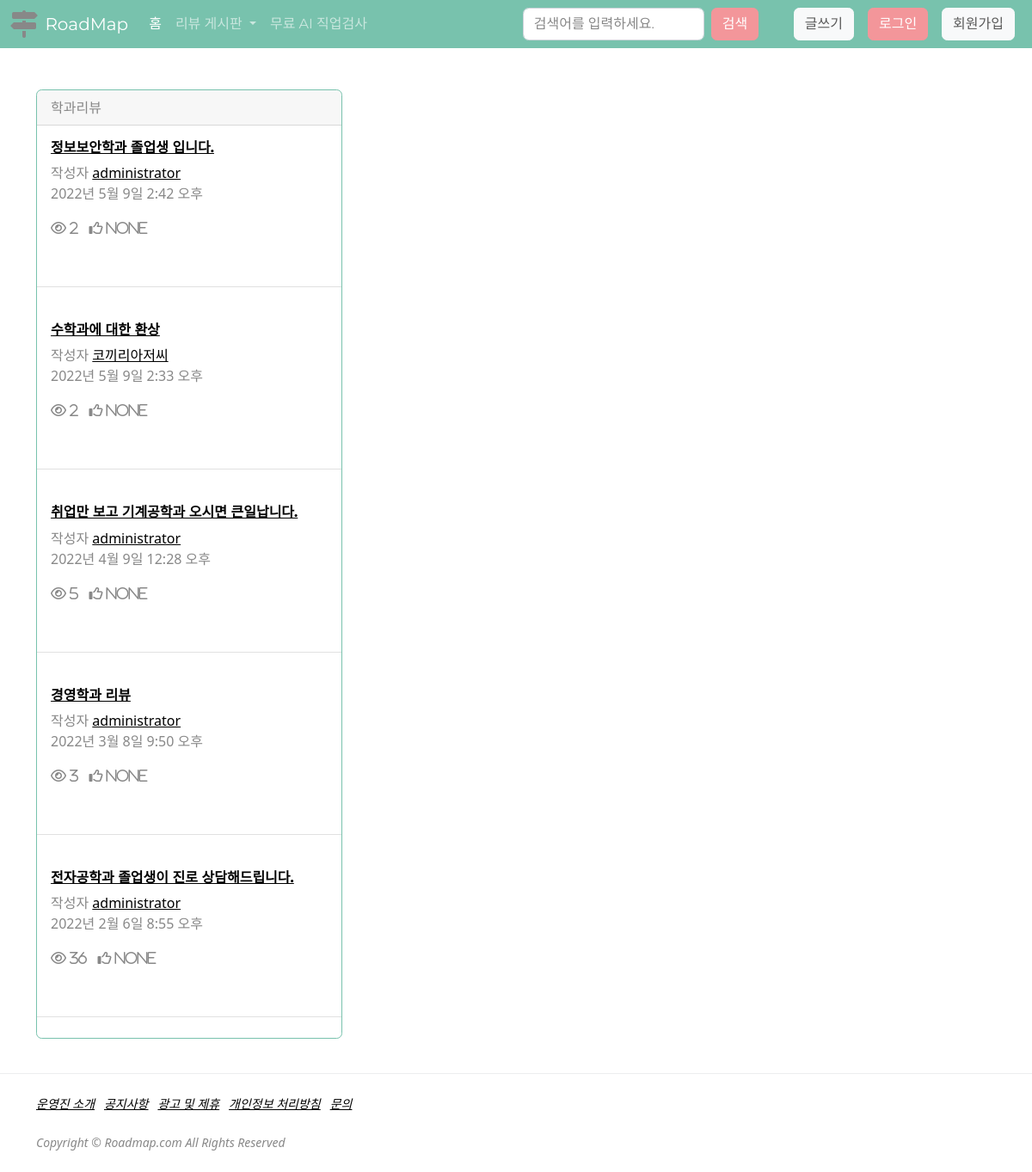
/board/major/, run on the app's committed database.
### board/models.py (models this page shows, shortened)
class Post(models.Model):
    title = models.CharField(max_length=200, verbose_name="제목")
    contents = models.TextField(verbose_name="내용")
    writer = models.ForeignKey(
        'user.BoardMember', on_delete=models.CASCADE, null=True, verbose_name="작성자")
    created_at = models.DateTimeField(
        auto_now_add=True, null=True, verbose_name="작성일")
    updated_at = models.DateTimeField(
        auto_now=True, null=True, verbose_name="최종수정일")
    view_count = models.PositiveIntegerField(default=0, verbose_name="조회수")
    like_count = models.IntegerField(null=True, verbose_name="좋아요수")
    name_choices = (('직업리뷰', '직업리뷰'), ('학과리뷰', '학과리뷰'))
    name = models.CharField(
        max_length=200, null=True, choices=name_choices, verbose_name="게시판명")
    class Meta:
        db_table = 'boards'
        verbose_name = '게시판'
        verbose_name_plural = '게시판'

### user/models.py (models this page shows)
class BoardMember(models.Model):
    username = models.CharField(max_length=100, verbose_name='유저ID')
    email = models.EmailField(max_length=100, verbose_name='유저메일')
    password = models.CharField(max_length=100, verbose_name='유저PW')
    created_at = models.DateTimeField(auto_now_add=True, verbose_name='가입날짜')
    updated_at = models.DateTimeField(auto_now=True, verbose_name='마지막수정일')
    def __str__(self):
        return self.username
    class Meta:
        db_table = 'boardmembers'
        verbose_name = '게시판멤버'
        verbose_name_plural = '게시판멤버'

### board/views.py (the view)
# urls.py: path('major/', views.major, name='major'),
def major(request):
    major_models = Post.objects.filter(name='학과리뷰').order_by('-id')
    return render(request, 'board.html', {'post': major_models, 'board_name': '학과'})

### board/templates/board.html (shortened to what this page needs)
{% extends "base.html" %}
{% block body %}
{% load static %}
<div class="container">
    <div class="row">
        <div class="col-sm-4">
            <div class="card border-primary mb-3" style="max-width: 25rem;">
                <div class="card-header">{{board_name}}리뷰</div>
                {% for board_detail in post %}
                <div class="card-body">
                    <a href="{% url 'board_detail' board_detail.pk %}">
                        <h6 class="card-title">{{board_detail.title}}</h6>
                    </a>
                    <p class="card-text">작성자
                        <a href="{% url 'board_detail' board_detail.pk %}">{{board_detail.writer}}</a><br>
                        {{board_detail.created_at}}
                    </p>
                    <p class="post-counter">
                        <i class="far fa-eye"> {{board_detail.view_count}}</i>
                        <i class="far fa-thumbs-up"> {{board_detail.like_count}}</i>
                </div>
                <hr class="my-4" />
                {% endfor %}
            </div>
        </div>
    </div>
</div>
{% endblock body %}

### data on the page
Post: title "정보보안학과 졸업생 입니다.", writer "administrator", created_at "2022년 5월 9일 2:42 오후", view_count "2", like_count "None"
Post: title "수학과에 대한 환상", writer "코끼리아저씨", created_at "2022년 5월 9일 2:33 오후", view_count "2", like_count "None"
Post: title "취업만 보고 기계공학과 오시면 큰일납니다.", writer "administrator", created_at "2022년 4월 9일 12:28 오후", view_count "5", like_count "None"
Post: title "경영학과 리뷰", writer "administrator", created_at "2022년 3월 8일 9:50 오후", view_count "3", like_count "None"
Post: title "전자공학과 졸업생이 진로 상담해드립니다.", writer "administrator", created_at "2022년 2월 6일 8:55 오후", view_count "36", like_count "None"

### other printed values
{{ board_name }} "학과"
